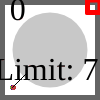
Frame 1 (no input)
Frame 60 (no input): identical to frame 1, image omitted
Frame 120 (the mouse pressed at the canvas centre since frame 60): identical to frame 1, image omitted

The p5.js sketch that drew this single still picture (run headless with seeded random() and noise() and a simulated clock; from frame 60 on, the mouse is pressed at the canvas centre):

// p5.js sketch
// ── sketch.js
(()=>{
"use strict";

const PI=3.141592653589793238;
let width=0, height=0;
const Nparticle = 1000;

let LX=width, LY=height;
let R=Math.min(LX/4,LY/4)*3/2;
const v0=700;
let theta = -PI/4;

let x=[], y=[];
let cx=[], cy=[];
let vx=[], vy=[];
let stat = [];
let ball_color = [];

const dt = 0.01;

let keycount = 0;
let particlecount = 0;

const PointTime = 750;
let LimitTime = PointTime;

function init(){
    function hsl2rgb(h, s, l){
        let max=0, min=0;
        let r=0, g=0, b=0;
        if(l<50){
            max = 2.55*(l+l*s/100);
            min = 2.55*(l-l*s/100);
        }else{
            max = 2.55*(l+(100-l)*s/100);
            min = 2.55*(l-(100-l)*s/100);
        }
        if(h<0 || 360<h){
            console.error("invalid h value");
        }else if(h<60){
            r = max;
            g = min + (max-min)*h/60;
            b = min;
        }else if(h<120){
            r = min + (max-min)*(120-h)/60;
            g = max;
            b = min;
        }else if(h<180){
            r = min;
            g = max;
            b = min + (max-min)*(h-120)/60;
        }else if(h<240){
            r = min;
            g = min + (max-min)*(240-h)/60;
            b = max;
        }else if(h<300){
            r = min + (max-min)*(h-240)/60;
            g = min;
            b = max;
        }else{
            r = max;
            g = min;
            b = min + (max-min)*(360-h)/60;
        }
        r = Math.round(r);
        g = Math.round(g);
        b = Math.round(b);
        return `rgb(${r},${g},${b})`;
    }

    x=[];
    y=[];
    cx=[];
    cy=[];
    vx = Array(Nparticle).fill(0); /* for文とどっちがはやいんだろう */
    vy = Array(Nparticle).fill(0);
    stat = Array(Nparticle).fill(1);;
    ball_color = [];
    theta = -PI/4;
    keycount = 0;
    particlecount = 0;
    LimitTime = PointTime;
    keyCode = 0;
    for (let i=0;i<Nparticle;i++){
        x.push(-R+i/Nparticle);
        y.push(R);
        ball_color.push(hsl2rgb(i*360/Nparticle, 50, 50));
    }
}

window.setup = ()=>{
    const container = document.body;
    const shape = container.getBoundingClientRect();
    const size = Math.min(shape.width, shape.height);
    LX = width = LY = height = size;
    R = size*3/8;
    const canvas = createCanvas(width, height);
    canvas.parent(container);
    background(255);
    textFont('Optima');
    init();
};

window.draw = ()=>{
    if (keycount === 1 && LimitTime > 0) {
        LimitTime -= 1;
    }
    translate(width/2,height/2);
    background(255);
    stroke(100);
    strokeWeight(10);
    line(LX / 2, LY / 2, LX / 2, -LY / 2);
    line(LX / 2, -LY / 2, -LX / 2, -LY / 2);
    line(-LX / 2, -LY / 2, -LX / 2, LY / 2);
    line(-LX / 2, LY / 2, LX / 2, LY / 2);
    strokeWeight(5);
    stroke(color(255, 0, 0));
    line(R, -R, R, -LY/2);
    line(R, -R, LX/2, -R);
    line(R, -LY/2, LX/2, -LY/2);
    line(LX/2, -R, LX/2, -LY/2);
    fill(200);
    strokeWeight(0)
    ellipse(0, 0, R * 2, R * 2);
    fill(0);
    textSize(32);
    text('Score: ' + particlecount, -130, -30);
    text('Time Limit: ' + Math.max(LimitTime,0), -130, 30);
    for (let i=0; i<Nparticle; i++){
        let hold=[];
        x[i] += vx[i]*dt;
        y[i] += vy[i] * dt;
        if (x[i] > R && y[i] < -R) {
            vx[i] = -(x[i] - R * 7 / 6) ^ 2;
            vy[i] = -(y[i] + R * 7 / 6) ^ 2;
            if (LimitTime>0) {
                particlecount += 1*stat[i];
            }
            stat[i] = 0;
        }
        if (x[i]<-LX/2){
            x[i]=-LX-x[i];
            vx[i]=-vx[i];
        }else if(x[i]>LX/2){
            x[i]=LX-x[i];
            vx[i]=-vx[i];
        }
        if (y[i]<-LY/2){
            y[i]=-LY-y[i];
            vy[i]=-vy[i];
        }else if(y[i]>LY/2){
            y[i]=LY-y[i];
            vy[i]=-vy[i];
        }
        if (x[i]*x[i]+y[i]*y[i]<R*R){
            const T=optimaltime(x[i],y[i],vx[i],vy[i],R);
            cx[i]=x[i]-vx[i]*T;
            cy[i]=y[i]-vy[i]*T;
            hold=mirror(x[i],y[i],cx[i],cy[i],vx[i],vy[i],T);
            x[i]=hold[0];
            y[i]=hold[1];
            vx[i]=(x[i]-cx[i])/sqrt((x[i]-cx[i])*(x[i]-cx[i])+(y[i]-cy[i])*(y[i]-cy[i]))*v0;
            vy[i]=(y[i]-cy[i])/sqrt((x[i]-cx[i])*(x[i]-cx[i])+(y[i]-cy[i])*(y[i]-cy[i]))*v0;
        }
        stroke(ball_color[i]);
        strokeWeight(4);
        point(x[i],y[i]);
    }
    if (keycount === 0) {
        stroke(0);
        strokeWeight(1);
        line(-R,R,-R+20*cos(theta),R+20*sin(theta));
    }
    if (keyIsDown(UP_ARROW)){
        theta-=PI/360;
    }else if(keyIsDown(DOWN_ARROW)){
        theta+=PI/360;
    }
    if(keyCode===ENTER&&keycount===0){
        for (let i=0; i<Nparticle; i++){
            vx[i]=v0*Math.cos(theta);
            vy[i]=v0*Math.sin(theta);
        }
        keycount=1;
    }
    if (particlecount === 1000) {
        textSize(100);
        strokeWeight(0);
        fill('yellow');
        text('PERFECT!', -200, 200);
        end();
    }
    if (LimitTime <= 0) {
        for (let i = 0; i < Nparticle; i++) {
            vx[i] = 0;
            vy[i] = 0;
        }
        if (particlecount > 750) {
            textSize(100);
            strokeWeight(0);
            fill('red');
            text('Miracle!', -200, 200);
        } else if (particlecount > 500) {
            textSize(100);
            strokeWeight(0);
            fill('orange');
            text('Great Shot!', -250, 200);
        } else if (particlecount > 250) {
            textSize(100);
            strokeWeight(0);
            fill('green');
            text('Good!', -150, 200);
        } else if (particlecount > 100) {
            textSize(100);
            strokeWeight(0);
            fill('blue');
            text('Not Bad!', -200, 200);
        } else {
            textSize(100);
            strokeWeight(0);
            fill('black');
            text('Try Again!', -200, 200);
        }
        end();
    }
};

function end(){
    const canvas = document.getElementById("defaultCanvas0");
    textSize(50);
    fill("red");
    text("Retry", -50, -100);
    fill(0, 1);
    strokeWeight(2);
    rect(-55, -150, 120, 70);

    function onclick(evt){
        const x = evt.offsetX, y = evt.offsetY;
        console.log(x,y);
        console.log(width, height);
        console.log(width/2-55, height/2-150);
        if(width/2-55 <= x && x <= width/2-55+120 && height/2-150 <= y && y<= height/2-150+70){
            canvas.removeEventListener("click", onclick);
            console.log("clicked");
            init();
            loop();
        }
    }
    canvas.addEventListener("click", onclick);
    noLoop();
}

function optimaltime(x,y,vx,vy,R){
    const V2=vx*vx+vy+vy;
    const RV=x*vx+y*vy;
    const T=(RV+sqrt(RV*RV+V2*(R*R-x*x-y*y)))/V2;
    return T;
}

function mirror(x,y,cx,cy,vx,vy,t){
    const theta=findtheta(cx,cy);
    const phi=findtheta(x-cx,y-cy);
    const ret=[];
    ret.push(cx+(-Math.cos(2*(theta-phi))*vx+Math.sin(2*(theta-phi))*vy)*t);
    ret.push(cy+(-Math.sin(2*(theta-phi))*vx-Math.cos(2*(theta-phi))*vy)*t);
    return ret;
}


function findtheta(x, y) {
    let theta = 0;
    if (y > 0) {
        theta = Math.acos(x / sqrt(x * x + y * y));
    } else if (y < 0) {
        theta = PI + Math.acos(-x / sqrt(x * x + y * y));
    }
    return theta;
}

})();
